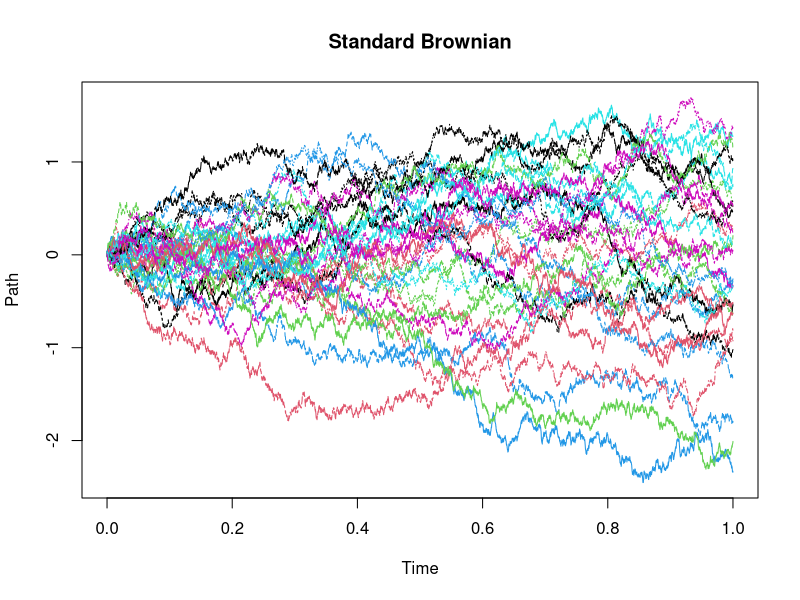
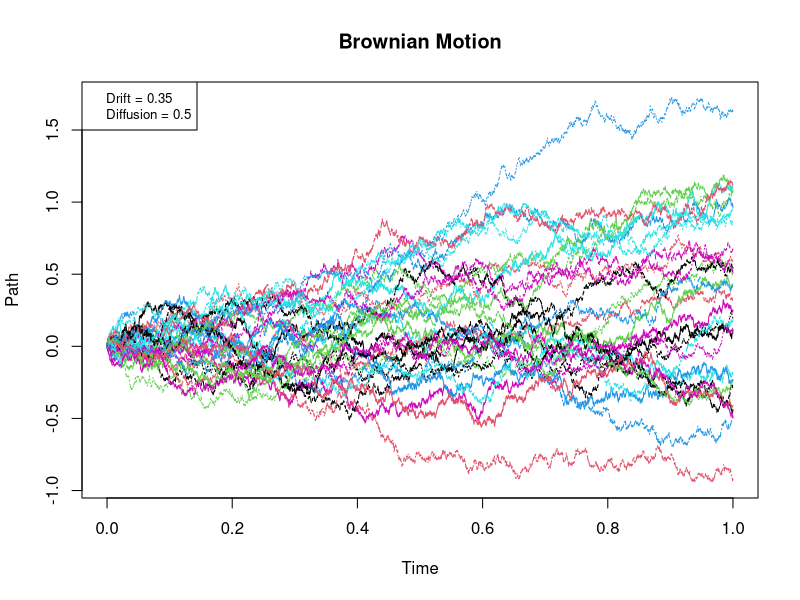
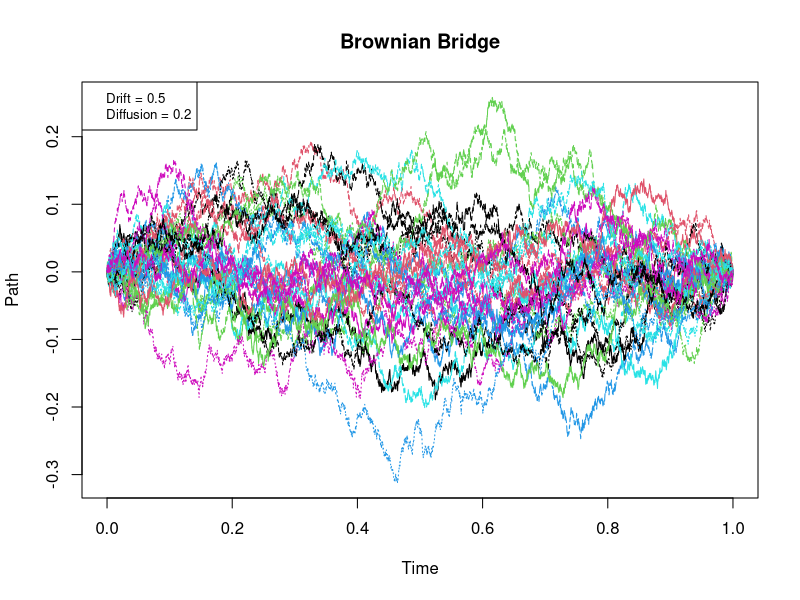
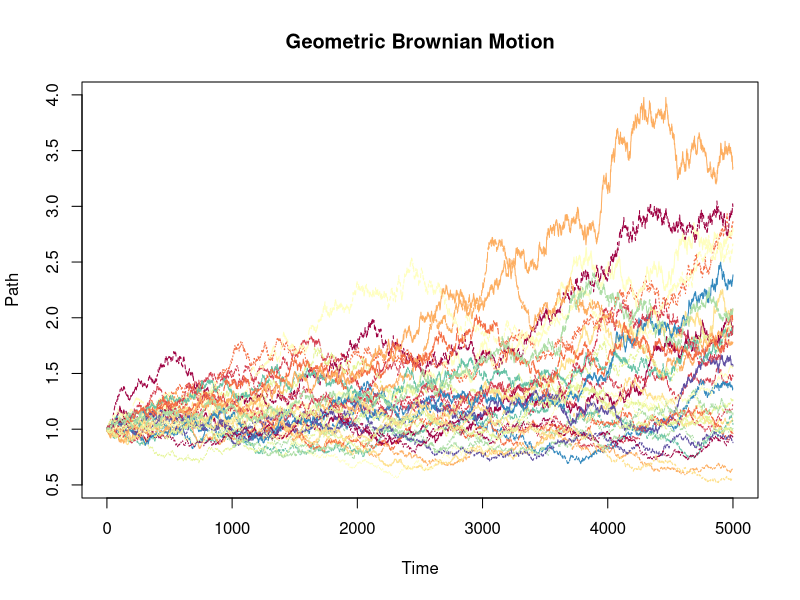

R code for these plots, in order:
## ---- chunk 1
library("RColorBrewer")
## ---- chunk 2
#set.seed(20174558)
StandardBrownian<-function() # Standard Browninan with drift 0 and diffusion 1
{
  paths<-30
  n <- 5000
  times <- seq(0, 1, length.out=n)
  drift <- 0
  diffusion <- 1
  X<-matrix(0,nrow=(n),ncol=paths)
	maximum <- matrix(0, nrow=1, ncol = paths)
	minimum <- matrix(0, nrow = 1, ncol  =paths)
  for(i in 1:paths)
    {
    dW <- rnorm(n)/sqrt(n)
    W <- cumsum(dW)
    X[,i] <- drift*times + diffusion*cumsum(dW)
  }
	matplot(X,main="Standard Brownian",xlab="Time",ylab="Path",type="l",
	         x = seq(0, 1, length.out = 5000))
  }


StandardBrownian()

## ---- chunk 3
#set.seed(20174558)
Brownian<-function() # Standard Browninan with drift 0.35 and diffusion 0.5
{
  paths<-30
  n <- 5000
  times <- seq(0, 1, length.out=n)
  drift <- 0.35
  diffusion <- 0.5
  X<-matrix(0,nrow=(n),ncol=paths)
	maximum <- matrix(0, nrow=1, ncol = paths)
	means <- matrix(0, nrow=1, ncol = paths)	
  for(i in 1:paths)
    {
    dW <- rnorm(n)/sqrt(n)
    W <- cumsum(dW)
    X[,i] <- drift*times + diffusion*cumsum(dW)
    maximum[1,i]<-max(X[,i])
    means[1,i] <- mean(X[n,i])
  }
	matplot(X,main="Brownian Motion",xlab="Time",ylab="Path",type="l",
	         x = seq(0, 1, length.out = 5000))
  legend("topleft", legend=c(paste0("Drift = ", drift), paste0("Diffusion = ", diffusion)), cex=0.8)
  }

Brownian()

## ---- chunk 4
set.seed(20174558)
BrownianBridge<-function() # Standard Browninan with drift 0.25 and diffusion 0.5
{
  paths<-30
  n <- 5000
  times <- seq(0, 1, length.out=n)
  drift <- 0.5
  diffusion <- 0.2
  XB<-matrix(0,nrow=(n),ncol=paths)
	maximum <- matrix(0, nrow=1, ncol = paths)
  for(i in 1:paths)
    {
    dW <- rnorm(n)/sqrt(n)
    W <- cumsum(dW)
    X <- drift*times + diffusion*cumsum(dW)
    XB[,i] <- X - (times) * X[n] 
    maximum[1,i]<-max(XB[,i])
  }
	matplot(XB,main="Brownian Bridge",xlab="Time",ylab="Path",type="l",
	        x = seq(0, 1, length.out = 5000))
  legend("topleft", legend=c(paste0("Drift = ", drift), paste0("Diffusion = ", diffusion)), cex=0.8)
  }


BrownianBridge()

## ---- chunk 5
set.seed(20174558)
GeometricBrownian<-function() # Standard Browninan with drift 0.25 and diffusion 0.5
{
  paths<-30
  n <- 5000
  times <- seq(0, 1, length.out=n)
  drift <- 0.7
  diffusion <- 0.5
  X<-matrix(0,nrow=(n),ncol=paths)
	maximum <- matrix(0, nrow=1, ncol = paths)
  for(i in 1:paths)
    {
    dW <- rnorm(n)/sqrt(n)
    W <- cumsum(dW)
    mu <- drift - 0.5* diffusion^2
    X[,i] <- exp((drift - 0.5*(diffusion)^2)*times + diffusion*cumsum(dW))

  }
	matplot(X,main="Geometric Brownian Motion",xlab="Time",ylab="Path",type="l",col=brewer.pal(n = paths, name = "Spectral"))
}


GeometricBrownian()

